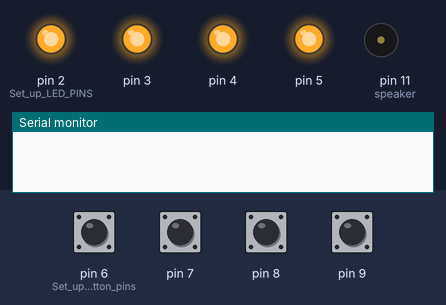
This sketch was run on a simulated Arduino Uno, built with avr-gcc and run on an emulated ATmega328P. On the bench: output pins drawn as LEDs (lit = HIGH), buzzer (waves = sounding), the last lines printed to the serial monitor. Dashed ring = blinking. Inputs (shaded band) come from the test bench; at power-on: pin 6 (Set_up_button_pins), pin 7–9 HIGH. Random numbers use the default seed unless the sketch sets one.

Above: at 1.2 s.
1.3 s: pin 6 (Set_up_button_pins) pulled LOW for 0.15 s
At 3.3 s:
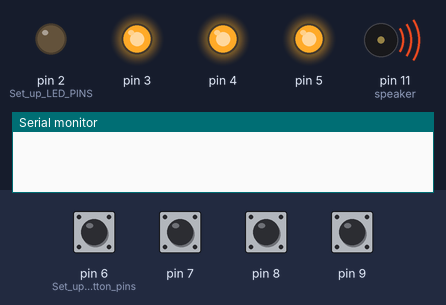
At 3.7 s:
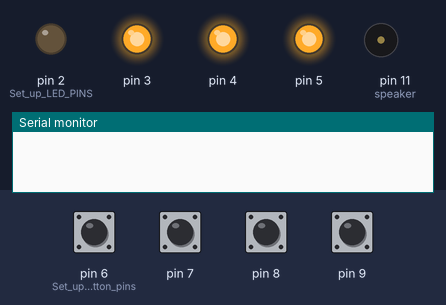
4.3 s: pin 7 pulled LOW for 0.15 s
At 6.35 s:
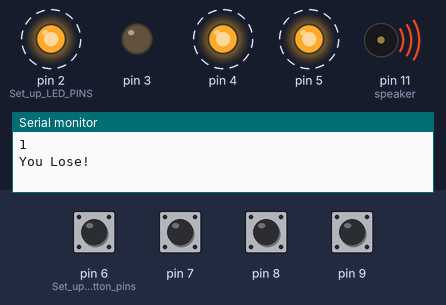
Timing chart, 0 to 11.4 s (numbered marks = the images above; inputs shaded):
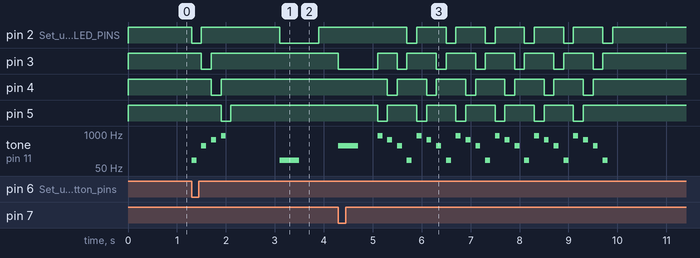

The sketch:

simon.ino
```cpp
// Simple SIMON Code
// By James Cameron, 2020
//
// For Arduino UNO
//
// Pin Definitions :
// Pin 2 - LED 1 (-)
// Pin 3 - LED 2 (-)
// Pin 4 - LED 3 (-)
// Pin 5 - LED 4 (-)
// Pin 6 - Button 1 (+)
// Pin 7 - Button 2 (+)
// Pin 8 - Button 3 (+)
// Pin 9 - Button 4 (+)
// Pin 11 - Speaker (+)
//
// Use a 2K resistor to run 5v power from the Arduino + rail on your breadboard. Connect each of the LEDs to this resisted 5v
// Use a jumper wire to connect Ground from the Arduino to the - rail on your breadboard. Connect each of the disconnected pins on your buttons to the - rail.
// Connect the - of your speaker to the ground rail.
//
// This code is provided as is and is not guaranteed to be bug free!

const int speaker = 11; // Set to the pin you connected the speaker to

//*****************************************

int LENGTH = 400; // Length of time to play the main notes

int notes[4] = {100, 350, 600, 850}; // Values for the 4 notes used in the game

int gamepattern[20]; // Array to store game pattern in during play

int difficulty = 1;

//*****************************************


void setup() {
  pinMode(2, OUTPUT); // Set up LED PINS
  pinMode(3, OUTPUT);
  pinMode(4, OUTPUT);
  pinMode(5, OUTPUT);

  pinMode(6, INPUT); // Set up button pins
  pinMode(7, INPUT);
  pinMode(8, INPUT);
  pinMode(9, INPUT);

  Serial.begin(9600); // Enable serial output so we can debug using the serial reader in the Arduino IDE

  }

void loop() {
  setPins(); // Set the LED and Button pins HIGH

  //generate_game(); // Was used for testing a single-game mode before main menu was implimented
  //testButtons(); // Used to test buttons without playing the game
  main_menu();
}

void main_menu()
{
  while (1 == 1)
  {
    if (digitalRead(6) == LOW)
    {
      difficulty = 1;
      generate_game();
      play_game();
    }
    if (digitalRead(7) == LOW)
    {
      difficulty = 2;
      generate_game();
      play_game();
    }
    if (digitalRead(8) == LOW)
    {
      difficulty = 3;
      generate_game();
      play_game();
    }
    if (digitalRead(9) == LOW)
    {
      difficulty = 4;
      generate_game();
      play_game();
    }
  }
}

void setPins() {

  for (int i=2; i<10; i++) {
    digitalWrite(i, HIGH);
  }
}

void play_game()
{

  int roundCount = 0;
  int playerTurn = 1;
  bool buttonPress = false;
  int currentNote;
  int userInput = 0;
  bool loss = false;
  play_note(1, 100);
  play_note(2, 100);
  play_note(3, 100);
  play_note(4, 100);
  delay(1000);
  for (int currentRound=1; (currentRound - 1)<=(difficulty * 5); currentRound++) // Number of rounds to play
    {
      roundCount += 1;
      playerTurn = 1;
      buttonPress = false;
      userInput = 0;
      for (int j = 1; j != currentRound; j++)
      {
        play_note(gamepattern[j - 1], LENGTH); // Play current round note(s)
      }
      while (playerTurn < currentRound) {
        currentNote = gamepattern[playerTurn - 1];
        Serial.println(currentNote);
        while (buttonPress == false) {
           if (digitalRead(6) == LOW) // Button 1 Pressed
           {
             buttonPress = true;
             userInput = 1;
           }
           if (digitalRead(7) == LOW) // Button 2 Pressed
           {
             buttonPress = true;
             userInput = 2;
           }
           if (digitalRead(8) == LOW) // Button 3 Pressed
           {
             buttonPress = true;
             userInput = 3;
           }
           if (digitalRead(9) == LOW) // Button 4 Pressed
           {
             buttonPress = true;
             userInput = 4;
           }
           if (buttonPress == true) // A button was Pressed
           {
             play_note(userInput, LENGTH); // Play the note pushed
             if (currentNote == userInput) // You pushed the right one!
             {
               playerTurn++;
             }
             else // You pushed the wrong one! :(
             {
               game_over(false);
             }
          }

    }
    buttonPress = false;
   }
  }
  if (loss == false){
    Serial.println("You Win!");
    game_over(true);
  }
 }


void generate_game() {
  randomSeed(analogRead(1));
  for (int i=0; i<(difficulty * 5); i++) // For each level of difficulty, add 5 more turns to the game
  {
    gamepattern[i] = random(1, 5);

  }
}

void play_note(int index, int notespeed) {
  digitalWrite(index + 1, LOW);
  tone(speaker, notes[ index - 1 ], notespeed);
  delay(notespeed * 2);
  digitalWrite(index + 1, HIGH);

}

void game_over(bool win) {
  if (win) {
    Serial.println("You Win!");
     for (int i = 0; i < 10; i++){
      play_note(1, 50);
      play_note(2, 50);
      play_note(3, 50);
      play_note(4, 50);
    }
  }

  else {
    Serial.println("You Lose!");
    for (int i = 0; i < 6; i++){
      play_note(4, 100);
      play_note(3, 100);
      play_note(2, 100);
      play_note(1, 100);
    }
  }
  Serial.println("Game over");
  main_menu();
}

void testButtons() // Created this function to test buttons without having to run the entire game
{
  while (1 == 1){
    if (digitalRead(6) == LOW)
    {
      Serial.println("Button 1 Pressed");
      play_note(1, LENGTH);
    }
    if (digitalRead(7) == LOW)
    {
      Serial.println("Button 2 Pressed");
      play_note(2, LENGTH);
    }
    if (digitalRead(8) == LOW)
    {
      Serial.println("Button 3 Pressed");
      play_note(3, LENGTH);
    }
    if (digitalRead(9) == LOW)
    {
      Serial.println("Button 4 Pressed");
      play_note(4, LENGTH);
    }
  }
}
```

Measured:
- after the input at 1.3 s, pin 2 (Set_up_LED_PINS): HIGH → LOW at once, → HIGH 0.20 s later, → LOW 1.6 s later, → HIGH 0.80 s later; pin 3: HIGH → LOW after 0.20 s, → HIGH 0.20 s later
- after the input at 4.3 s, pin 2 (Set_up_LED_PINS): alternates HIGH for 0.60 s and LOW for 0.20 s, 12 changes in all, then stays HIGH, starting after 1.4 s; pin 3: goes LOW 0.80 s, HIGH 0.40 s, 5 × (LOW 0.20 s, HIGH 0.60 s), LOW 0.20 s, then HIGH, starting at once
